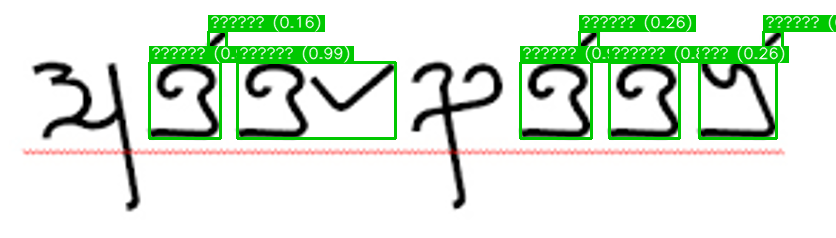
#> input picture backend/app/media/traced/01567eafc95e.png, 836 x 238 px
$ python -i preprocessing.py   (imports and definitions only)
#> lines starting #> are read from the running program, lines starting #| are printed output that depends on the picture; after the words box and inside, x2 and y2 are one past the last pixel; in counts of white or black regions, pixels touching at a corner belong together
#> further down, picture is the input picture: shape (238, 836, 3); mean B, G, R 215.2, 231.2, 216.9
"""
VatteluttuX - Image Preprocessing

Functions for preprocessing images before OCR.
"""
import cv2
import numpy as np
from typing import Tuple, Optional


# [15 lines left out: function load_image, not called in this run]


def to_grayscale(image: np.ndarray) -> np.ndarray:
    """Convert image to grayscale."""
    if len(image.shape) == 3:
        return cv2.cvtColor(image, cv2.COLOR_BGR2GRAY)
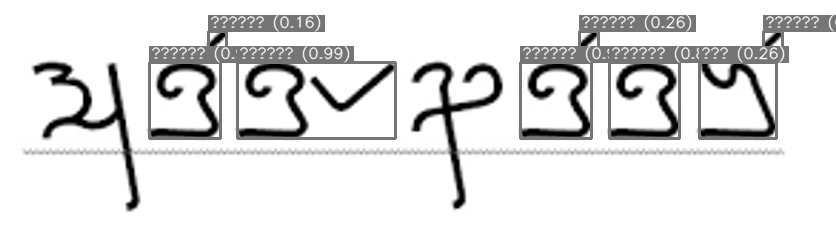
#> returned value: shape (238, 836); min 0, max 255, mean 225.1
    return image


def denoise(image: np.ndarray, strength: int = 10) -> np.ndarray:
    """
    Apply denoising to reduce noise in the image.

    Args:
        image: Grayscale image
        strength: Denoising strength (higher = more blur)

    Returns:
        Denoised image
    """
#> called with strength = 10
    return cv2.fastNlMeansDenoising(image, h=strength)


# [22 lines left out: function adaptive_threshold, not called in this run]


def otsu_threshold(image: np.ndarray, invert: bool = False) -> np.ndarray:
    """
    Apply Otsu's thresholding for automatic binarization.

    Args:
        image: Grayscale image
        invert: If True, make characters white on black background

    Returns:
        Binary image
    """
#> called with invert = False
    thresh_type = cv2.THRESH_BINARY_INV if invert else cv2.THRESH_BINARY
    _, binary = cv2.threshold(image, 0, 255, thresh_type + cv2.THRESH_OTSU)
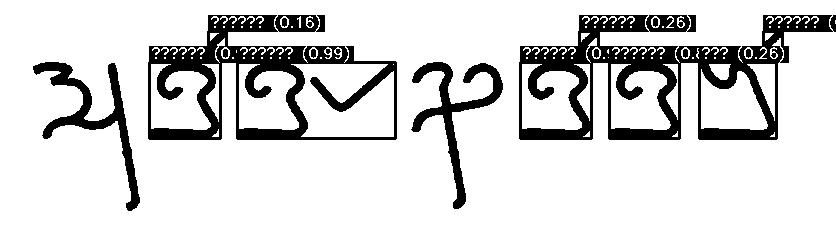
#> binary: shape (238, 836); 84.4% white; 11 black regions, largest, box (x1, y1, x2, y2) and area: (519, 15, 836, 140) 14144, (148, 15, 397, 140) 10958, (33, 62, 140, 211) 2933
    return binary


# [86 lines left out: functions apply_morphology, resize_for_model, normalize_for_model, not called in this run]


def ensure_white_on_black(binary_image: np.ndarray) -> np.ndarray:
    """
    Ensure the binary image has white characters on a black background.

    Connected component segmentation expects white foreground (characters)
    on a black background. This function auto-detects the polarity and
    inverts if necessary.

    Args:
        binary_image: Binary image (0 and 255 values)

    Returns:
        Binary image with white characters on black background
    """
    # Count white and black pixels
    white_pixels = np.count_nonzero(binary_image)
#> white_pixels = 167847
    total_pixels = binary_image.size
#> total_pixels = 198968
    white_ratio = white_pixels / total_pixels
#> white_ratio = 0.844

    # If more than 50% of pixels are white, the background is white
    # and characters are dark — need to invert
    if white_ratio > 0.5:
        return cv2.bitwise_not(binary_image)

    return binary_image


def preprocess_full(
    image: np.ndarray,
    denoise_strength: int = 10,
    use_otsu: bool = True
) -> Tuple[np.ndarray, np.ndarray]:
    """
    Full preprocessing pipeline.

    Args:
        image: Input image (BGR or grayscale)
        denoise_strength: Denoising strength
        use_otsu: Use Otsu's method (True) or adaptive threshold (False)

    Returns:
        Tuple of (grayscale_image, binary_image) where binary has
        white characters on black background
    """
    # Convert to grayscale
    gray = to_grayscale(image)

    # Denoise
    denoised = denoise(gray, denoise_strength)

    # Binarize
    if use_otsu:
        binary = otsu_threshold(denoised, invert=False)
    else:
        binary = adaptive_threshold(denoised, invert=False)

    # Auto-detect polarity and ensure white-on-black
    binary = ensure_white_on_black(binary)

    return gray, binary


# [26 lines left out: function preprocess_character_crop, not called in this run]

>>> import cv2
>>> picture = cv2.imread('../media/traced/01567eafc95e.png')
>>> result = preprocess_full(picture)

$ run again, on backend/app/media/traced/038735f811f1.png
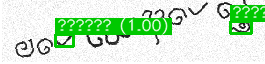
#> input picture backend/app/media/traced/038735f811f1.png, 265 x 64 px
#> picture is the input picture: shape (64, 265, 3); mean B, G, R 201.9, 231.5, 201.9
#> in to_grayscale, `return cv2.cvtColor(image, cv2.COLOR_BGR2GRAY)`:
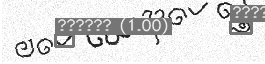
#> returned value: shape (64, 265); min 3, max 255, mean 219.2
#> in otsu_threshold, `_, binary = cv2.threshold(image, 0, 255, thresh_type + cv2.THRESH_OTSU)`:
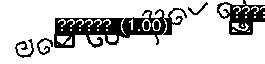
#> binary: shape (64, 265); 80.4% white; 7 black regions, largest, box (x1, y1, x2, y2) and area: (54, 8, 187, 48) 2128, (217, 0, 265, 35) 832, (15, 39, 34, 58) 128
#> white_pixels = 13628
#> white_ratio = 0.804

$ run again, on backend/app/media/traced/03f10842bd08.png
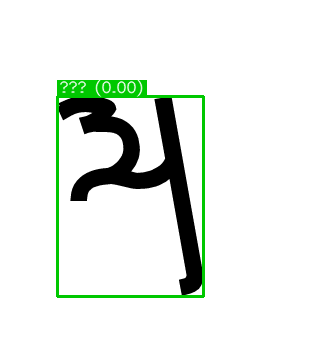
#> input picture backend/app/media/traced/03f10842bd08.png, 327 x 342 px
#> picture is the input picture: shape (342, 327, 3); mean B, G, R 230.7, 236.4, 230.7
#> in to_grayscale, `return cv2.cvtColor(image, cv2.COLOR_BGR2GRAY)`:
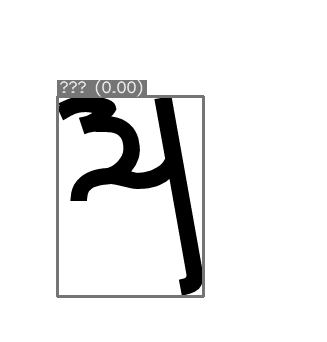
#> returned value: shape (342, 327); min 0, max 255, mean 234
#> in otsu_threshold, `_, binary = cv2.threshold(image, 0, 255, thresh_type + cv2.THRESH_OTSU)`:
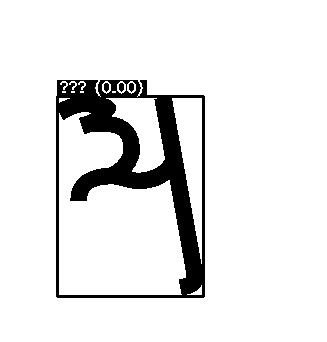
#> binary: shape (342, 327); 90.5% white; 4 black regions, box (x1, y1, x2, y2) and area: (56, 80, 205, 298) 10496, (104, 83, 109, 92) 37, (119, 83, 124, 92) 37, (129, 83, 134, 92) 37
#> white_pixels = 101227
#> white_ratio = 0.905
